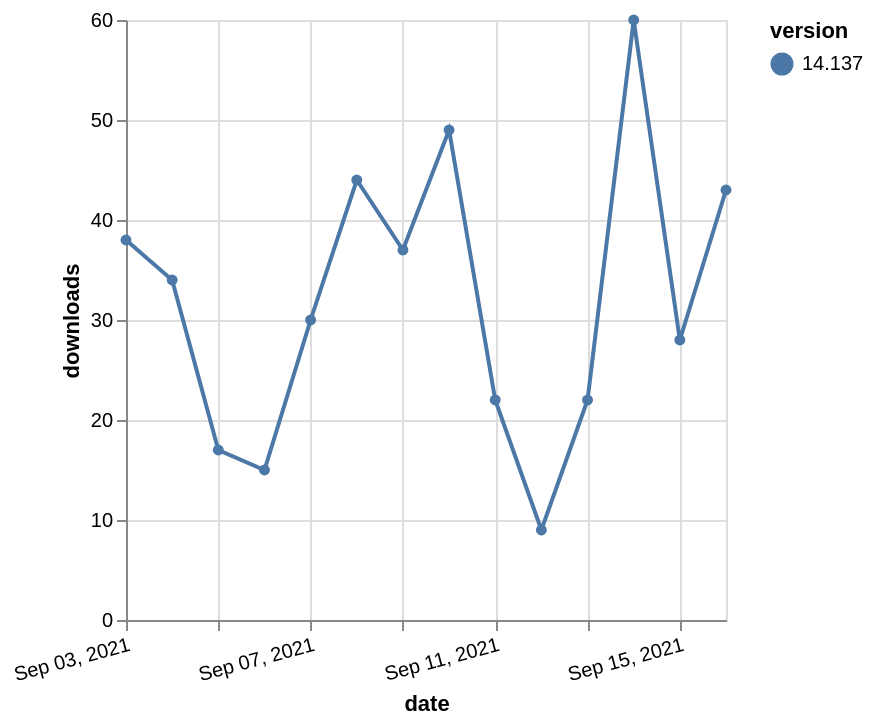

Specify this chart in Vega-Lite:
### Vega-Lite specification from a JSON file in a GitHub repository (floating-point values rounded to 4 significant figures)
{"$schema": "https://vega.github.io/schema/vega-lite/v5.json", "description": "A simple bar chart with embedded data.", "data": {"values": [{"date": "2021-09-03", "total": 35088, "delta": 38, "version": "14.137"}, {"date": "2021-09-04", "total": 35122, "delta": 34, "version": "14.137"}, {"date": "2021-09-05", "total": 35139, "delta": 17, "version": "14.137"}, {"date": "2021-09-06", "total": 35154, "delta": 15, "version": "14.137"}, {"date": "2021-09-07", "total": 35184, "delta": 30, "version": "14.137"}, {"date": "2021-09-08", "total": 35228, "delta": 44, "version": "14.137"}, {"date": "2021-09-09", "total": 35265, "delta": 37, "version": "14.137"}, {"date": "2021-09-10", "total": 35314, "delta": 49, "version": "14.137"}, {"date": "2021-09-11", "total": 35336, "delta": 22, "version": "14.137"}, {"date": "2021-09-12", "total": 35345, "delta": 9, "version": "14.137"}, {"date": "2021-09-13", "total": 35367, "delta": 22, "version": "14.137"}, {"date": "2021-09-14", "total": 35427, "delta": 60, "version": "14.137"}, {"date": "2021-09-15", "total": 35455, "delta": 28, "version": "14.137"}, {"date": "2021-09-16", "total": 35498, "delta": 43, "version": "14.137"}]}, "width": "container", "mark": {"type": "line", "point": {"filled": true}}, "encoding": {"x": {"field": "date", "type": "temporal", "timeUnit": "yearmonthdate", "title": "date", "axis": {"labelAngle": -15}}, "y": {"field": "delta", "type": "quantitative", "title": "downloads"}, "color": {"field": "version", "type": "nominal"}, "tooltip": {"field": "delta"}}}
